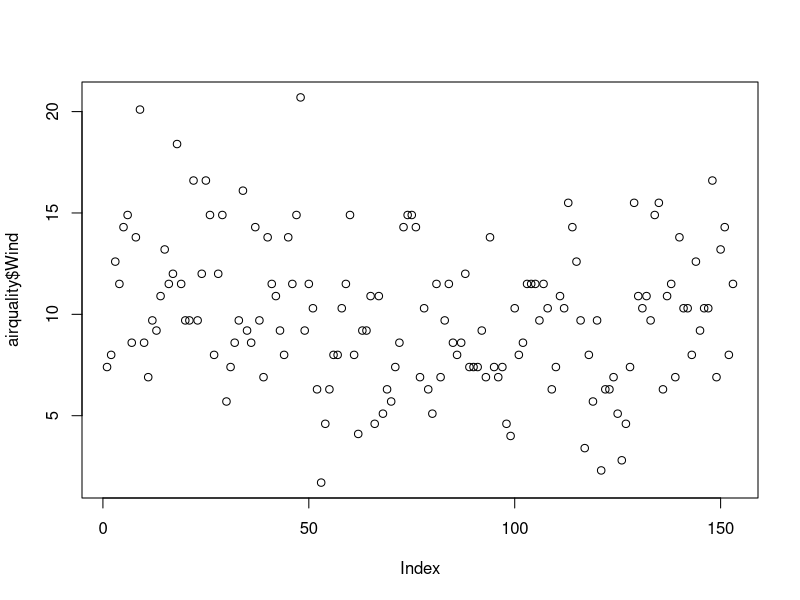
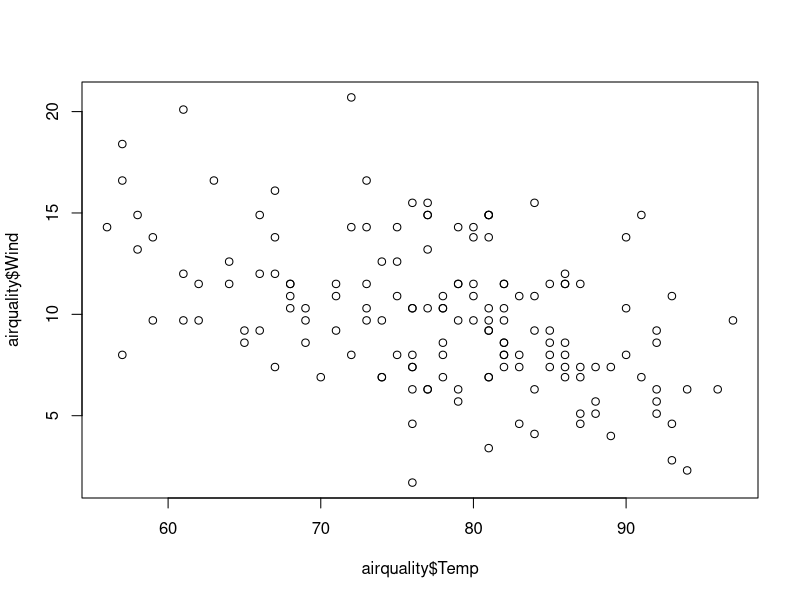
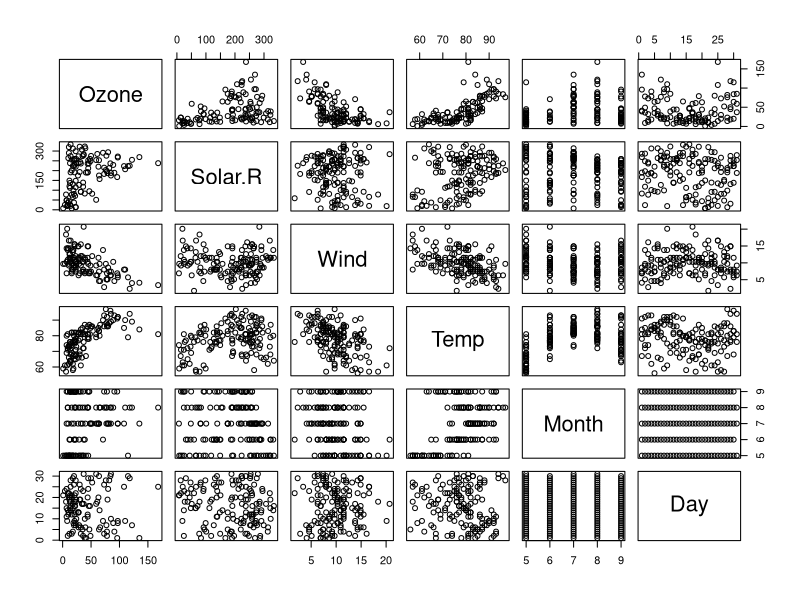
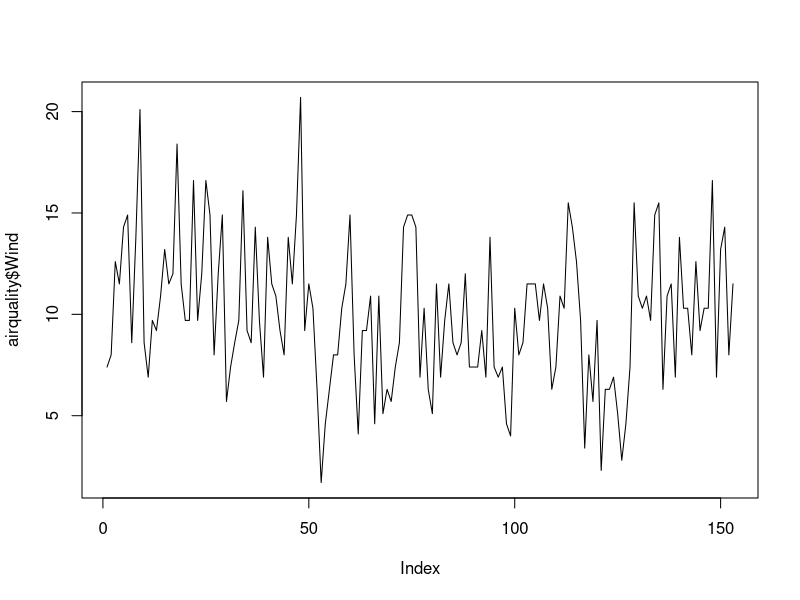
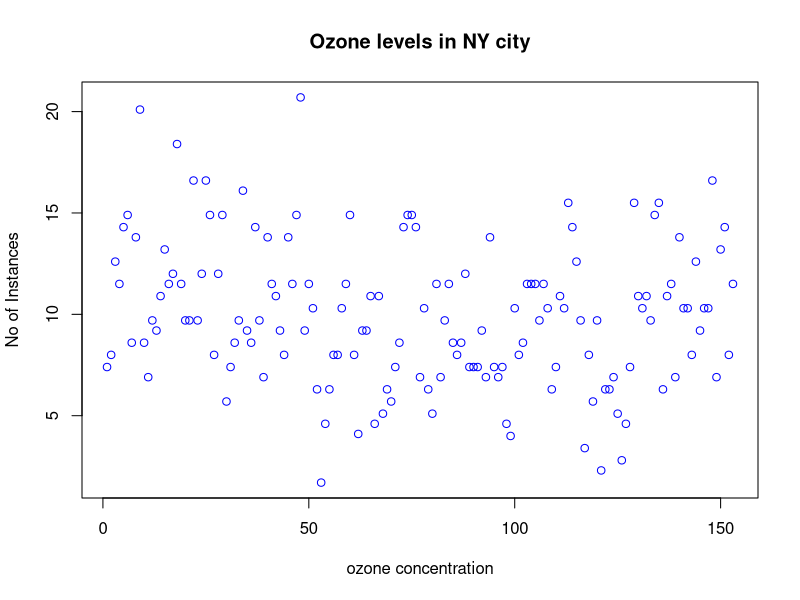
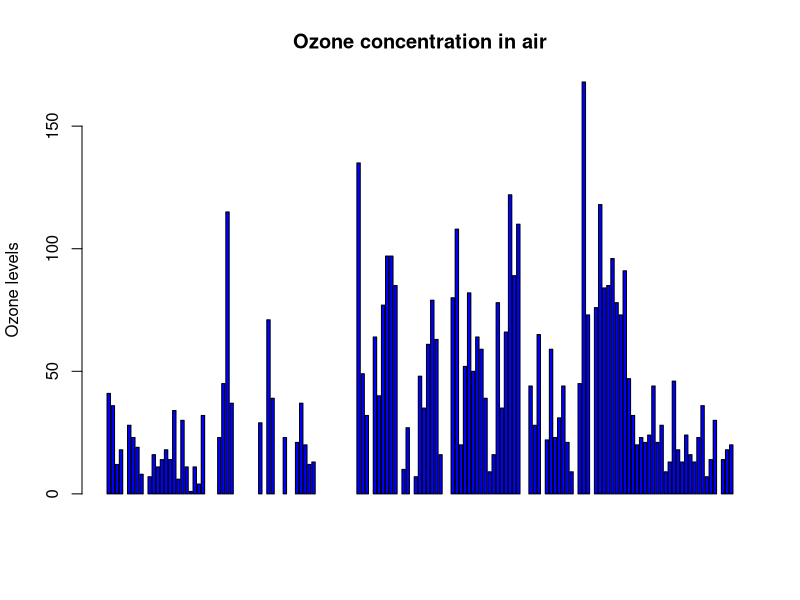
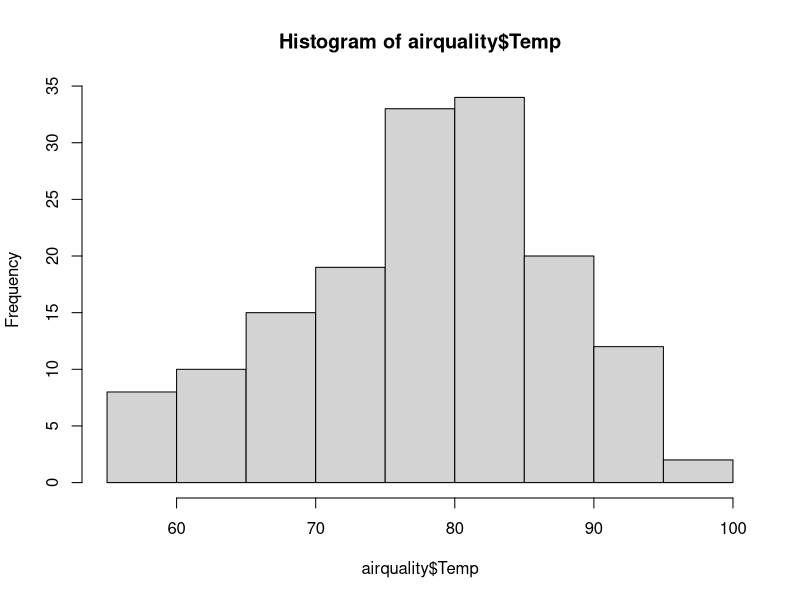
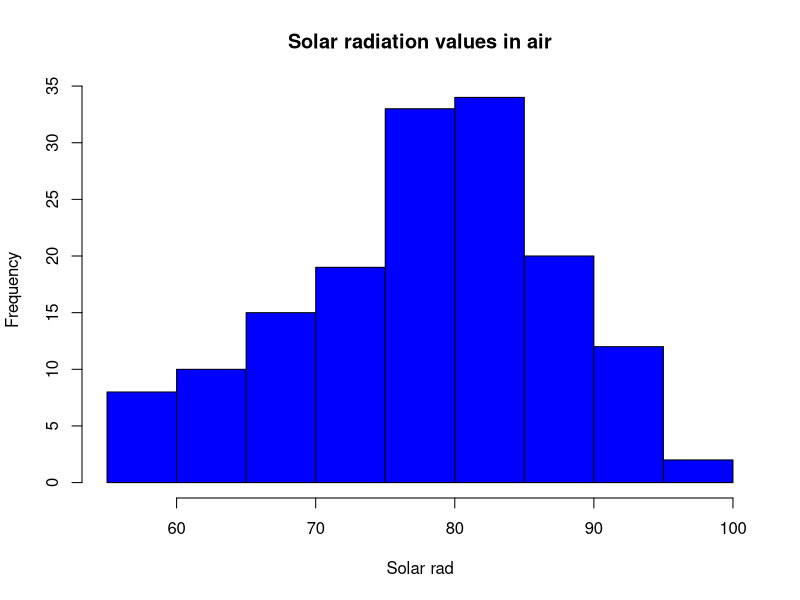

The R source for these figures, in order:
airquality <- datasets::airquality

#Top 10 rows and last 10 rows
head(airquality,10)
tail(airquality,10)

#Coloumns
airquality[,c(1,2)]
df<-airquality[,-6]
summary(airquality[,1])
airquality$Temp
summary(airquality$Temp)

#Summary of the data
summary(airquality)
summary(airquality$Wind)

##Plots##
plot(airquality$Wind)
plot(airquality$Temp,airquality$Wind, type = "p")
plot(airquality)

#points and lines
plot(airquality$Wind, type = "l") # p:points l:lines b:both
plot(airquality$Wind,xlab ='ozone concentration', ylab = 'No of Instances',
     main ='Ozone levels in NY city', col='blue' )

#Horizonal bar plot
barplot(airquality$Ozone, main = 'Ozone concentration in air', 
        ylab = 'Ozone levels', col = 'blue', horiz = F, axes = T)

#Hisogram
hist(airquality$Temp)
hist(airquality$Temp,
     main='Solar radiation values in air',
     xlab='Solar rad', col='Blue')

#Single box Plot
boxplot(airquality$Wind,main='Boxplot')
boxplot.stats(airquality$Wind)$out

#Multiple box plots
boxplot(airquality[,1:4], main='Multiple')
#margin of thr grid(mar),
#no of row and colomns(mfrow),
#whether a border is tobe included (bty)
#and posotion of the labels(las:1 for horizontal, las:0 for vertical)
#bty-box around the plot
par(mfrow=c(3,3), mar=c(2,5,2,1), las=0, bty="o")
plot(airquality$Ozone)
plot(airquality$Ozone, airquality$Wind)
plot(airquality$Ozone, type="l")
plot(airquality$Ozone, type="l")
plot(airquality$Ozone, type="l")
barplot(airquality$Ozone, main='OZONE CONCENTRARION IN AIR',
        xlab='ozone levels', col = 'green',horiz = T)
hist(airquality$Solar.R)
boxplot(airquality$Solar.R)
boxplot(airquality[,0:4],main='Multiple Box Plots')
